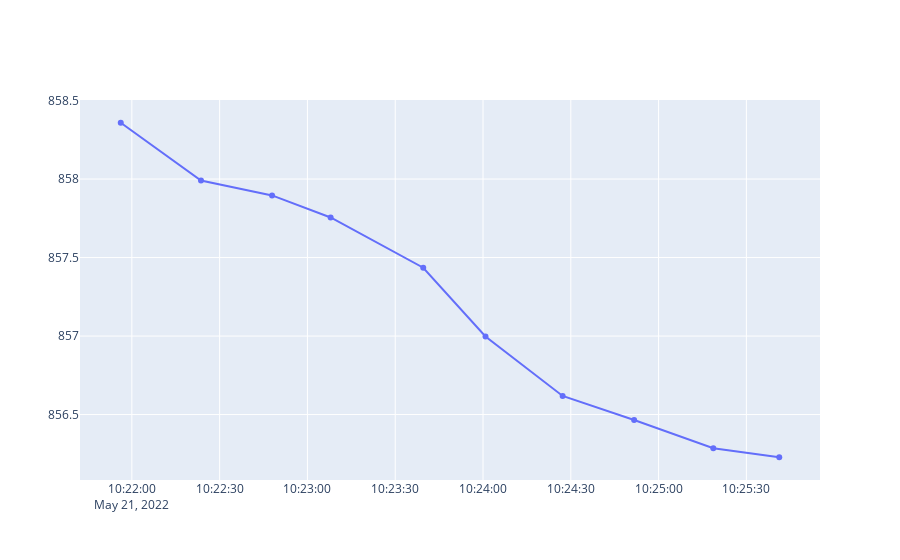

Here is the notebook cell this chart was saved with:
### Code cell
import plotly.graph_objects as go

fig = go.Figure()
fig.add_scatter(x=df_binance['timestamp'], y=df_binance['value'])
fig.show();

### Figure 1 — Plotly figure (JSON) as saved in the notebook; plotly's stock layout.template omitted (floating-point values rounded to 4 significant figures)
{"data": [{"x": ["2022-05-21 10:21:56.207780+00:00", "2022-05-21 10:22:23.634235+00:00", "2022-05-21 10:22:47.911410+00:00", "2022-05-21 10:23:07.924243+00:00", "2022-05-21 10:23:39.572023+00:00", "2022-05-21 10:24:00.852717+00:00", "2022-05-21 10:24:27.212645+00:00", "2022-05-21 10:24:51.647024+00:00", "2022-05-21 10:25:18.701837+00:00", "2022-05-21 10:25:41.234140+00:00"], "y": [858.4, 858.0, 857.9, 857.8, 857.4, 857.0, 856.6, 856.5, 856.3, 856.2], "type": "scatter"}], "layout": {}}
